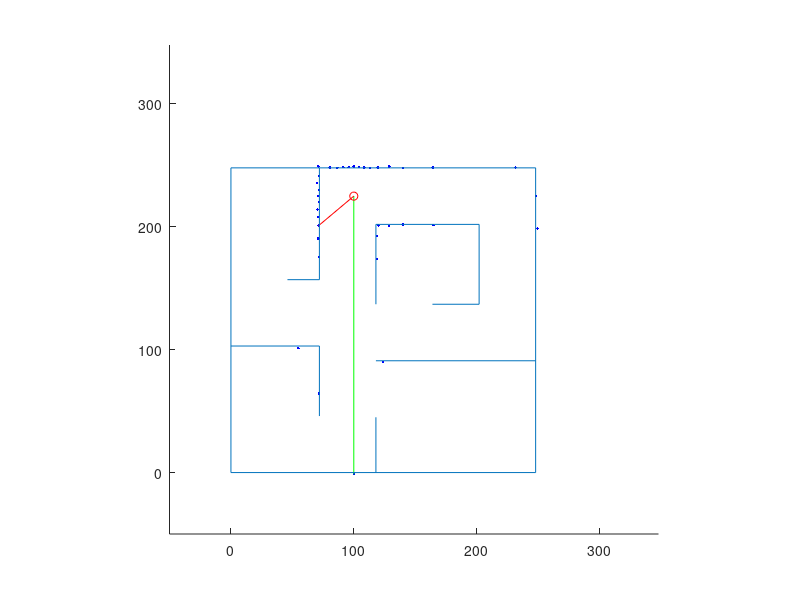

Write MATLAB code to recreate this figure. (Note: this script raises an error after producing the figure.)
cla, clc, clear
max_dim = 248; %cm
hold all
axis([-50,max_dim+100,-50,max_dim+100])
axis square

% Wall structure [x1,y1;x2,y2] end points of line segment
outer_wall1 = [0,0;0,max_dim];
outer_wall2 = [0,0;max_dim,0];
outer_wall3 = [0,max_dim;max_dim,max_dim];
outer_wall4 = [max_dim,0;max_dim,max_dim];
outer_walls = [outer_wall1;outer_wall2;outer_wall3;outer_wall4];
% for iter = 1:2:length(outer_walls)
%     line(outer_walls(iter:iter+1,1),outer_walls(iter:iter+1,2))
% end
island_wall1 = [202,137;202,202];
island_wall2 = [118,137;118,202];
island_wall3 = [118,202;202,202];
island_wall4 = [164,137;202,137];
island_walls = [island_wall1;island_wall2;island_wall3;island_wall4];
% for iter = 1:2:length(island_walls)
%     line(island_walls(iter:iter+1,1),island_walls(iter:iter+1,2))
% end
lr_wall1 = [118,91;max_dim,91];
lr_wall2 = [118,45;118,0];
lr_walls = [lr_wall1;lr_wall2];
% for iter = 1:2:length(lr_walls)
%     line(lr_walls(iter:iter+1,1),lr_walls(iter:iter+1,2))
% end
ll_wall1 = [0,103;72,103];
ll_wall2 = [72,103;72,46];
ll_walls = [ll_wall1;ll_wall2];
% for iter = 1:2:length(ll_walls)
%     line(ll_walls(iter:iter+1,1),ll_walls(iter:iter+1,2))
% end
ur_wall1 = [72,157;72,max_dim];
ur_wall2 = [46,157;72,157];
ur_walls = [ur_wall1;ur_wall2];
% for iter = 1:2:length(ur_walls)
%     line(ur_walls(iter:iter+1,1),ur_walls(iter:iter+1,2))
% end
field_walls = [outer_walls;island_walls;lr_walls;ll_walls;ur_walls];


r_pose_start = [100,225,(pi/180)*(-90)];
r_pose = r_pose_start;
r_pose_est = r_pose;
num_readings = 36;
angle_increment = 10*(pi/180);
map_dim = 60;
v = 0;  % Linear Velocity
om = 0; % Angular Velocity
dt = 0.25; % Time step
path = [];
%map = ones(map_dim,map_dim);
%map = map*(1/(map_dim^2));
landmarks = [];
map_f = zeros(map_dim,map_dim);
map_count = zeros(map_dim,map_dim);
map = zeros(map_dim,map_dim);
xn = [0,0,0,0];
yn = [0,0,0,0];
orient_array = [];
pause(1)

% *** ITERATE THROUGH POSITIONS *** %
for t = 0:dt:600
    cla
    laser_r = ones(length(field_walls)/2,num_readings);
    laser_r = laser_r.*1e3;

    for index = 1:num_readings
        angle = index*angle_increment + r_pose(3);
        for iter = 1:2:length(field_walls) % USING ASSUMPTION OF PARALLEL AND PERPENDICULAR WALLS
             if field_walls(iter,1) == field_walls(iter+1,1) % x components are the same
                 x_wall = field_walls(iter,1);
                 y_wall_proj = tan(angle)*(x_wall - r_pose(1)) + r_pose(2);
                 y_wall_max = max([field_walls(iter,2),field_walls(iter+1,2)]);
                 y_wall_min = min([field_walls(iter,2),field_walls(iter+1,2)]);
                 if (sign(cos(angle)) == sign(x_wall - r_pose(1))) || (tan(angle) > 1e10)
                     if (y_wall_proj <= y_wall_max) && (y_wall_proj >= y_wall_min) % if the projection lands on the wall
                        laser_r((iter+1)/2,index) = sqrt((x_wall - r_pose(1)).^2 + (y_wall_proj - r_pose(2)).^2);
                        %line(field_walls(iter:iter+1,1),field_walls(iter:iter+1,2),'Color','g')
                        %plot(x_wall, y_wall_proj,'r+')
                     end
                 end
             else % y components are the same
                 y_wall = field_walls(iter,2);
                 x_wall_proj = (y_wall - r_pose(2))/tan(angle) + r_pose(1);
                 x_wall_max = max([field_walls(iter,1),field_walls(iter+1,1)]);
                 x_wall_min = min([field_walls(iter,1),field_walls(iter+1,1)]);
                 if (sign(sin(angle)) == sign(y_wall - r_pose(2))) || (tan(angle) > 1e10)
                     if (x_wall_proj <= x_wall_max) && (x_wall_proj >= x_wall_min) % if the projection lands on the wall
                         if (angle == 90*(pi/180)) && (y_wall < r_pose(2))
                             continue 
                         end
                         if (angle == 270*(pi/180)) && (y_wall > r_pose(2))
                             continue 
                         end
                         laser_r((iter+1)/2,index) = sqrt((y_wall - r_pose(2)).^2 + (x_wall_proj - r_pose(1)).^2);
                         %line(field_walls(iter:iter+1,1),field_walls(iter:iter+1,2),'Color','r')
                         %plot(x_wall_proj, y_wall,'g+')
                     end
                 end
             end
        end
    end

    laser_rp = zeros(1,num_readings);
    for index = 1:num_readings
        laser_rp(index) = min(laser_r(:,index));
            laser_rp(index) = laser_rp(index) + 2*rand(1);
    end

    laser_xy = zeros(num_readings,2);
    for index = 1:num_readings
        angle = index*angle_increment + r_pose(3);
        laser_xy(index,:) = [laser_rp(index)*cos(angle) + r_pose(1),laser_rp(index)*sin(angle) + r_pose(2)];
    end

    %%% PLOT LASER LINES %%%
    for index = 1:num_readings
        %line([r_pose(1),laser_xy(index,1)],[r_pose(2),laser_xy(index,2)], 'Color','r')
        plot(laser_xy(:,1),laser_xy(:,2), 'b.')
    end
    %%% Show special laser lines in different colors %%%
    line([r_pose(1),laser_xy(36,1)],[r_pose(2),laser_xy(36,2)], 'Color','g') % Heading beam
%     line([r_pose(2)/4 + 15,laser_xy(36,2)/4 + 15],[r_pose(1)/4 + 15,laser_xy(36,1)/4 + 15], 'Color','g') % Heading beam

    for index = [31]
        line([r_pose(1),laser_xy(index,1)],[r_pose(2),laser_xy(index,2)], 'Color','r')
    end
    
    %%% DRAW WALLS %%%
    for iter = 1:2:length(field_walls)
        line(field_walls(iter:iter+1,1),field_walls(iter:iter+1,2))
    end
    %%% PLOT ROBOT %%%
%    plot(r_pose(1)/8 + 15,r_pose(2)/8 + 15,'ro')
%    plot(r_pose(2)/4 + 15,r_pose(1)/4 + 15,'ro')
    plot(r_pose(1),r_pose(2),'ro')


    
    % *** Potential Field Navigation *** %
	vp = v;
    omp = om;
    [v, om] = PocLoc1(laser_rp);
    
    %%% MOTION NOISE %%%
    %v = v + .2*rand(1);
    %om = om + .01*rand(1);
    
    %%% MOTION DAMPENING %%%
    v = 0.1*v + 0.9*vp;
    om = 0.1*om + 0.9*omp;

    %%% MOTION MODEL %%%
    r_pose(3) = r_pose(3) + (om + 0.01*rand(1) + 0.01)*dt;
    r_pose(1) = r_pose(1) + (v + 0.2*rand(1) + 0.2)*cos(r_pose(3));
    r_pose(2) = r_pose(2) + (v + 0.2*rand(1) + 0.2)*sin(r_pose(3));
    
    r_pose_est(3) = r_pose_est(3) + om*dt;
    r_pose_est(1) = r_pose_est(1) + v*cos(r_pose_est(3));
    r_pose_est(2) = r_pose_est(2) + v*sin(r_pose_est(3));
   

%     %%% SLAM %%%
%     map = slam(laser_rp,r_pose_est,map);
%     axis([0, map_dim + 1,0,map_dim + 1])
%     map = (map/norm(map));
%     surf(map)

    %map_f = (map_f/norm(map_f));
    %map_f = map_f + map;
    %map_f = map_f.*map;
    %surf(map_f)
    
% %     if t <= 10
% %         xn = [r_pose_est(3),r_pose_est(3),r_pose_est(3),r_pose_est(3)];
% %         yn = [r_pose_est(3),r_pose_est(3),r_pose_est(3),r_pose_est(3)];
% %     end
    
    [r_pose_est,xn,yn,landmarks] = classifier(laser_rp,r_pose_est,xn,yn,map,landmarks);
    r_pose
    r_pose_est
    input('pause: course_sim 186')
    %map = slam_mean(laser_rp,r_pose_est,map);
    map = occ_map_lo(laser_rp,r_pose_est,map);
    %axis([0, map_dim + 1,0,map_dim + 1])
    %map_ct = map;
    %map_ct(map_ct > 0) = 1;
    %map_count = map_count + map_ct; 
    %map_f = map_f + map;
    %surf((map_f./map_count)')
    surf(map')
    %plot(t,r_pose_est(3),'o')
    %axis([t-100, t,-2*pi,2*pi])
    %orient_array = [orient_array,r_pose(3)];
    
    %%% PLOT NEW LASER DOTS %%%
    laser_xy = zeros(num_readings,2);
    for index = 1:num_readings
        angle = index*angle_increment + r_pose_est(3);
        laser_xy(index,:) = [laser_rp(index)*cos(angle) + r_pose_est(1),laser_rp(index)*sin(angle) + r_pose_est(2)];
    end

    %%% PLOT LASER LINES %%%
    for index = 1:num_readings
        plot(laser_xy(:,1),laser_xy(:,2), 'go')
    end
    %%%
    
%%% DRAW HYPOTHESES %%%
%     for iter = 1:2:length(map)
%         line(map(iter:iter+1,1),map(iter:iter+1,2))
%     end
    pause(1/2048)
end

input('Press Enter to Filter Map: ')

% map_fg = (map_f/norm(map_f));
% map_fg = (map_fg > 0.02);
% map_fg = double(map_fg);
% cla
% surf(map_fg)
map_fg = map;
for m_rndx = 1:length(map)
    for m_cndx = 1:length(map)
        map_fg(m_rndx,m_cndx) = 1 - (1/(1+exp(map(m_rndx,m_cndx))));
    end
end

cla
surf(map_fg')
